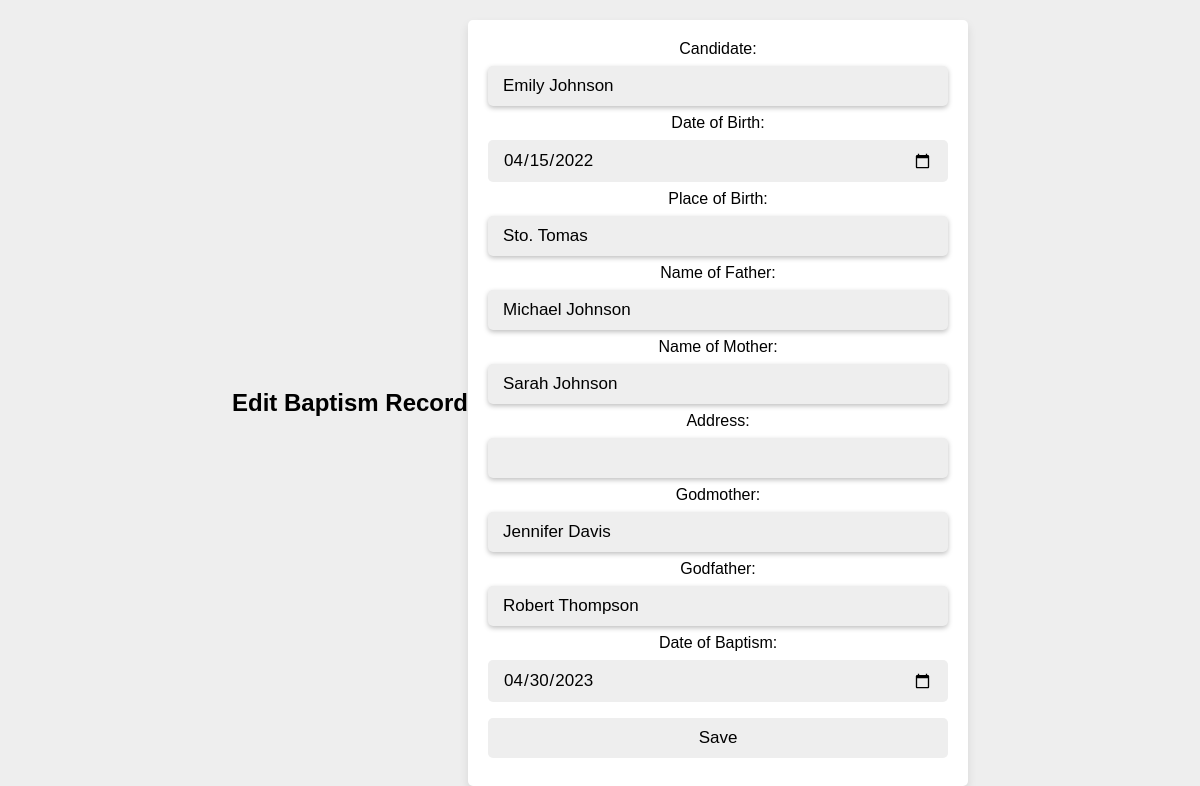
The app's page /edit.php?id=1 (signed in) with its own data.
### tables this page shows
CREATE TABLE `tbl_baptism` (
  `id` int(11) NOT NULL,
  `Candidate` varchar(255) NOT NULL,
  `Birth` date NOT NULL,
  `Place` varchar(255) NOT NULL,
  `Father` varchar(255) NOT NULL,
  `Mother` varchar(255) NOT NULL,
  `number` bigint(15) NOT NULL,
  `Godmother` varchar(255) NOT NULL,
  `Godfather` varchar(255) NOT NULL,
  `Baptism` date NOT NULL,
  `Verification` tinyint(1) NOT NULL,
  `Verification1` tinyint(1) NOT NULL,
  `Verification2` tinyint(1) NOT NULL,
  `Verification3` tinyint(1) NOT NULL
);

### edit.php (the view, shortened to what this page needs)
<?php
if(isset($_GET['id'])) {
    $id = $_GET['id'];
    $conn = mysqli_connect('localhost', 'root', '', 'db_church');
    $sql = "SELECT * FROM tbl_baptism WHERE id = $id";
    $result = mysqli_query($conn, $sql);
    if(mysqli_num_rows($result) == 1) {
        $row = mysqli_fetch_assoc($result);
    } else {
        header("Location: adminbaptism.php");
        exit();
    }
} else {
    header("Location: adminbaptism.php");
    exit();
}
?>
<!DOCTYPE html>
<html lang="en">
<head>
    <link rel="stylesheet" href="admin.css">
        <div class="form-container">
        <h2>Edit Baptism Record</h2>
        <form action="update.php" method="post">
            <label for="candidate">Candidate:</label>
            <input type="text" id="candidate" name="candidate" value="<?php echo $row['Candidate']; ?>">
            <label for="birth">Date of Birth:</label>
            <input type="date" id="birth" name="birth" value="<?php echo $row['Birth']; ?>">
            <label for="place">Place of Birth:</label>
            <input type="text" id="place" name="place" value="<?php echo $row['Place']; ?>">
            <label for="father">Name of Father:</label>
            <input type="text" id="father" name="father" value="<?php echo $row['Father']; ?>">
            <label for="mother">Name of Mother:</label>
            <input type="text" id="mother" name="mother" value="<?php echo $row['Mother']; ?>">
            <label for="address">Address:</label>
            <input type="text" id="address" name="address" value="<?php echo $row['Address']; ?>">
            <label for="godmother">Godmother:</label>
            <input type="text" id="godmother" name="godmother" value="<?php echo $row['Godmother']; ?>">
            <label for="godfather">Godfather:</label>
            <input type="text" id="godfather" name="godfather" value="<?php echo $row['Godfather']; ?>">
            <label for="baptism">Date of Baptism:</label>
            <input type="date" id="baptism" name="baptism" value="<?php echo $row['Baptism']; ?>">
            <input type="submit" value="Save">
        </form>
    </div>
</head>
<body>

### admin.css (style rules this page uses)
* { font-family: 'Popins', sans-serif; margin: 0; padding: 0; box-sizing: border-box; outline: none; border: none; text-decoration: none; }
html, body { height: 100%; background-repeat: no-repeat; background-size: cover; background-position: center; background-attachment: fixed; scroll-behavior: smooth; background-image: linear-gradient(rgba(0,0,0,0.7),rgba(0,0,0,0.7)),url(Image/church2.jpg); }
form input[type="text"] { width: 400px; padding: 10px; font-size: 16px; border-radius: 5px; border: none; box-shadow: 0px 2px 5px rgba(0, 0, 0, 0.25); margin-right: 10px; }
.form-container { min-height: 100vh; display: flex; align-items: center; justify-content: center; padding:20px; padding-bottom: 60px; background: #eee; }
.form-container form { padding:20px; border-radius: 5px; box-shadow: 0 5px 10px rgba(0,0,0,.1); background: #fff; text-align: center; width: 500px; }
.form-container form input, .form-container form select { width: 100%; padding:10px 15px; font-size: 17px; margin:8px 0; background: #eee; border-radius: 5px; }

### records on screen
tbl_baptism: candidate "Emily Johnson", birth "04/15/2022", place "Sto. Tomas", father "Michael Johnson", mother "Sarah Johnson", godmother "Jennifer Davis", godfather "Robert Thompson", baptism "04/30/2023"
